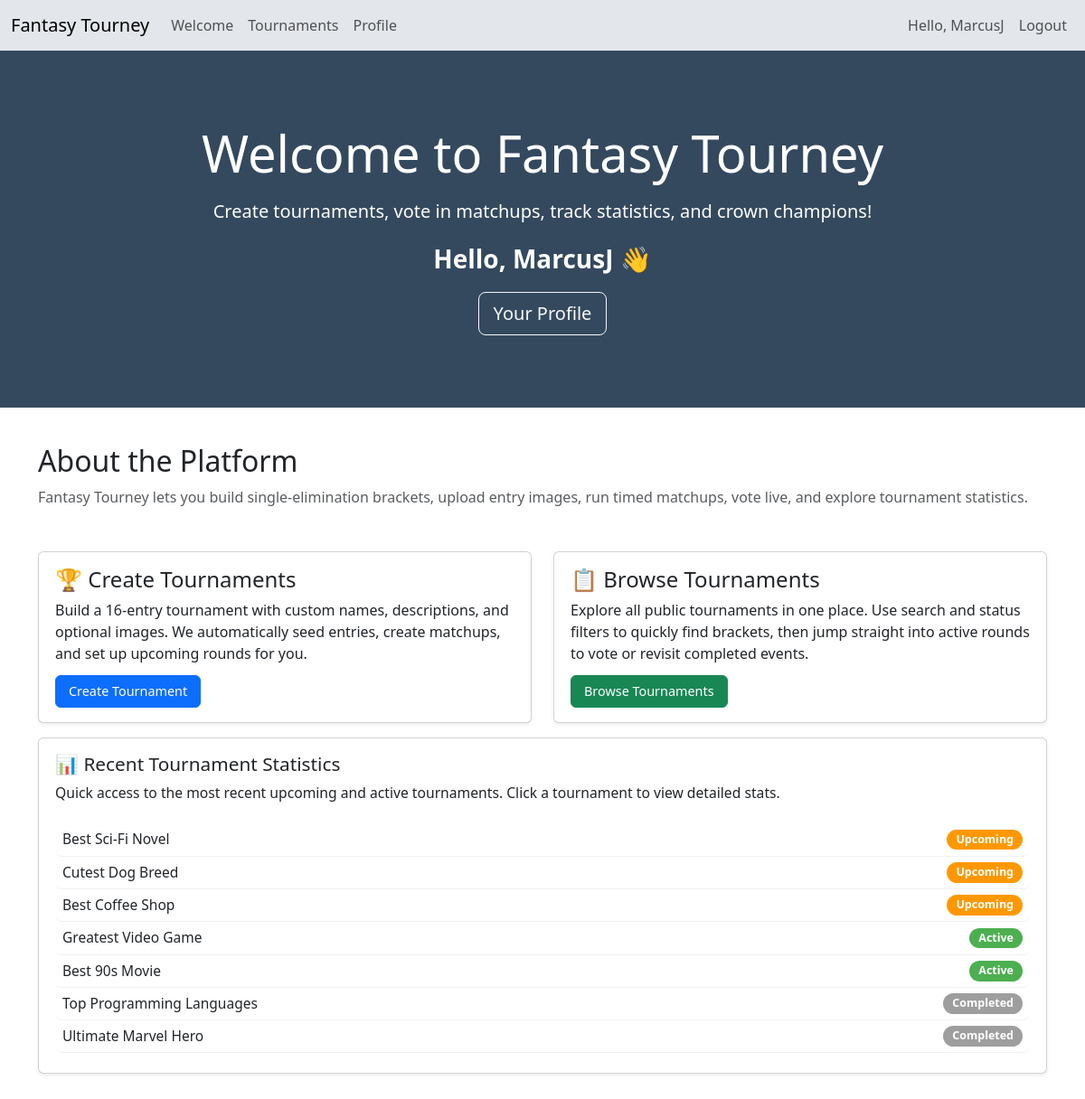
The page /Php_Files/welcome.php (signed in) on the database its author committed.
### tables this page shows
CREATE TABLE `tournament` (
  `tournament_id` int(11) NOT NULL AUTO_INCREMENT,
  `title` varchar(255) NOT NULL CHECK (`title` <> ''),
  `description` varchar(255) NOT NULL CHECK (`description` <> ''),
  `start_at` datetime NOT NULL,
  `end_at` datetime DEFAULT NULL,
  `tourneystatus` enum('Upcoming','Active','Completed') NOT NULL,
  `user_id` int(11) NOT NULL,
  PRIMARY KEY (`tournament_id`),
  UNIQUE KEY `title` (`title`),
  KEY `user_id` (`user_id`),
  CONSTRAINT `tournament_ibfk_1` FOREIGN KEY (`user_id`) REFERENCES `users` (`user_id`)
);

### Php_Files/welcome.php (the view, shortened to what this page needs)
<?php
require_once("./navbar.php");
$isLoggedIn  = isset($_SESSION["user_id"]) && $_SESSION["user_id"] !== "guest";
$isGuest     = isset($_SESSION["role"]) && $_SESSION["role"] === "guest";
$displayName = $_SESSION["displayname"] ?? null;
$hasCurrentTournament = isset($_SESSION['current_tournament_id'])
    && ctype_digit((string)$_SESSION['current_tournament_id']);
$currentTournamentId = $hasCurrentTournament ? (int)$_SESSION['current_tournament_id'] : null;
$displayTournaments = [];
if (function_exists('get_pdo_connection')) {
    try {
        $db = get_pdo_connection();
        $stmt = $db->prepare("
            SELECT tournament_id, title, tourneystatus, start_at, end_at
            FROM tournament
            ORDER BY start_at DESC, tournament_id DESC
        ");
        $stmt->execute();
        $tournaments = $stmt->fetchAll(PDO::FETCH_ASSOC);
        if (!empty($tournaments)) {
            $upcoming  = [];
            $active    = [];
            $completed = [];
            foreach ($tournaments as $t) {
                $statusRaw = strtolower(trim($t['tourneystatus'] ?? ''));
                $status = null;
                if (in_array($statusRaw, ['upcoming', 'active', 'completed'], true)) {
                    $status = ucfirst($statusRaw);
                }
                $t['tourneystatus'] = $status;
                if ($status === "Upcoming") {
                    $upcoming[] = $t;
                } elseif ($status === "Active") {
                    $active[] = $t;
                } elseif ($status === "Completed") {
                    $completed[] = $t;
                }
            }
            $displayTournaments = array_slice($upcoming, 0, 6);
            $displayTournaments = array_merge(
                $displayTournaments,
                array_slice($active, 0, 6)
            );
            $max = 12;
            if (count($displayTournaments) < $max) {
                $remaining = $max - count($displayTournaments);
                $displayTournaments = array_merge(
                    $displayTournaments,
                    array_slice($completed, 0, $remaining)
                );
            }
        }
    } catch (Throwable $e) {
        $displayTournaments = [];
    }
}
?>
<!DOCTYPE html>
<html lang="en">
<head>
    <link href="https://cdn.jsdelivr.net/npm/bootstrap@5.3.8/dist/css/bootstrap.min.css"
          rel="stylesheet" />
</head>
<body>
<div class="welcome-header">
    <h1 class="display-4 mb-3">Welcome to Fantasy Tourney</h1>
    <p class="lead">Create tournaments, vote in matchups, track statistics, and crown champions!</p>
    <?php if (!$isLoggedIn && !$isGuest): ?>
        <div class="mt-4">
            <a href="login.php" class="btn btn-light btn-lg me-2">Login</a>
            <a href="register.php" class="btn btn-outline-light btn-lg">Register</a>
        </div>
    <?php elseif ($isGuest): ?>
        <p class="mt-3 fs-4 fw-semibold">You’re browsing as a Guest.</p>
        <a href="logout.php" class="btn btn-outline-light btn-lg">Exit Guest Mode</a>
    <?php else: ?>
        <p class="mt-3 fs-3 fw-semibold">
            Hello, <span class="fw-bold"><?= htmlspecialchars($displayName) ?></span> 👋
        </p>
        <a href="profile.php" class="btn btn-outline-light btn-lg">Your Profile</a>
    <?php endif; ?>
</div>
<div class="container mb-5">
    <div class="mb-5">
        <h2>About the Platform</h2>
        <p class="text-muted">
            Fantasy Tourney lets you build single-elimination brackets, upload entry images,
            run timed matchups, vote live, and explore tournament statistics.
        </p>
    </div>
    <div class="row g-4 mb-3">
        <div class="col-md-6">
            <div class="card feature-card h-100 shadow-sm">
                <div class="card-body">
                    <h4 class="card-title">🏆 Create Tournaments</h4>
                    <p class="card-text">
                        Build a 16-entry tournament with custom names, descriptions, and optional
                        images. We automatically seed entries, create matchups, and set up upcoming
                        rounds for you.
                    </p>
                    <?php if (!$isLoggedIn): ?>
                        <button class="btn btn-primary" data-bs-toggle="modal" data-bs-target="#guestPromptModal">
                            Create Tournament
                        </button>
                    <?php else: ?>
                        <a href="create_tournament.php" class="btn btn-primary">Create Tournament</a>
                    <?php endif; ?>
                </div>
            </div>
        </div>
        <div class="col-md-6">
            <div class="card feature-card h-100 shadow-sm">
                <div class="card-body">
                    <h4 class="card-title">📋 Browse Tournaments</h4>
                    <p class="card-text">
                        Explore all public tournaments in one place. Use search and status filters
                        to quickly find brackets, then jump straight into active rounds to vote or
                        revisit completed events.
                    </p>
                    <a href="tournaments.php" class="btn btn-success">Browse Tournaments</a>
                </div>
            </div>
        </div>
    </div>
    <div class="row g-4">
        <div class="col-12">
            <div class="card feature-card shadow-sm">
                <div class="card-body">
                    <h4 class="card-title recent-stats-title">📊 Recent Tournament Statistics</h4>
                    <p class="card-text recent-stats-text">
                        Quick access to the most recent upcoming and active tournaments.
                        Click a tournament to view detailed stats.
                    </p>
                    <?php if (empty($displayTournaments)): ?>
                        <p class="text-muted mb-0">No tournaments available yet.</p>
                    <?php else: ?>
                        <div class="tournament-list">
                            <?php foreach ($displayTournaments as $t): ?>
                                <?php
                                    $id     = (int)$t['tournament_id'];
                                    $title  = htmlspecialchars($t['title']);
                                    $status = $t['tourneystatus'];
                                    $pillClass = 'status-pill-' . strtolower($status);
                                    $isCurrent = $hasCurrentTournament && $currentTournamentId === $id;
                                ?>
                                <a href="statistics.php?tournament_id=<?= $id ?>" class="tournament-link">
                                    <div class="tournament-item">
                                        <div>
                                            <span class="tournament-title<?= $isCurrent ? ' text-primary' : '' ?>">
                                                <?= $title ?>
                                            </span>
                                        </div>
                                        <span class="status-pill <?= $pillClass ?>">
                                            <?= htmlspecialchars($status) ?>
                                        </span>
                                    </div>
                                </a>
                            <?php endforeach; ?>
                        </div>
                    <?php endif; ?>
                </div>
            </div>
        </div>
    </div>
</div>
</body>
</html>

### Php_Files/welcome.php (style rules this page uses)
.welcome-header { background: #34495E; color: white; padding: 80px 20px; text-align: center; margin-bottom: 40px; }
.feature-card { transition: transform .15s ease, box-shadow .15s ease; }
.feature-card .card-body { padding: 16px 18px; display: flex; flex-direction: column; }
.feature-card .card-text { flex-grow: 1; margin-bottom: 12px; }
.feature-card .card-body .btn { align-self: flex-start; margin-top: auto; padding: 6px 14px; font-size: 0.9rem; border-radius: 6px; }
.tournament-list { max-height: 260px; overflow-y: auto; margin-top: 10px; }
.tournament-link { display: block; padding: 6px 8px; border-radius: 8px; border-bottom: 1px solid #f1f1f1; color: inherit; text-decoration: none; transition: background-color .12s ease, transform .12s ease, box-shadow .12s ease; }
.tournament-item { display: flex; justify-content: space-between; align-items: center; font-size: 0.95rem; }
.tournament-title { font-weight: 500; font-size: 0.97rem; }
.status-pill { border-radius: 999px; padding: 2px 10px; font-size: 0.78rem; font-weight: 600; color: #fff; }
.status-pill-upcoming { background-color: #FF9800; }
.status-pill-active { background-color: #4CAF50; }
.status-pill-completed { background-color: #9E9E9E; }
.recent-stats-title { font-size: 1.3rem; }
.recent-stats-text { font-size: 0.98rem; }

### rows shown on the page
tournament: title "Best Sci-Fi Novel", tourneystatus "Upcoming"
tournament: title "Cutest Dog Breed", tourneystatus "Upcoming"
tournament: title "Best Coffee Shop", tourneystatus "Upcoming"
tournament: title "Greatest Video Game", tourneystatus "Active"
tournament: title "Best 90s Movie", tourneystatus "Active"
tournament: title "Top Programming Languages", tourneystatus "Completed"
tournament: title "Ultimate Marvel Hero", tourneystatus "Completed"

### other values the page prints
$_SESSION["displayname"] "MarcusJ"
$displayName "MarcusJ"
